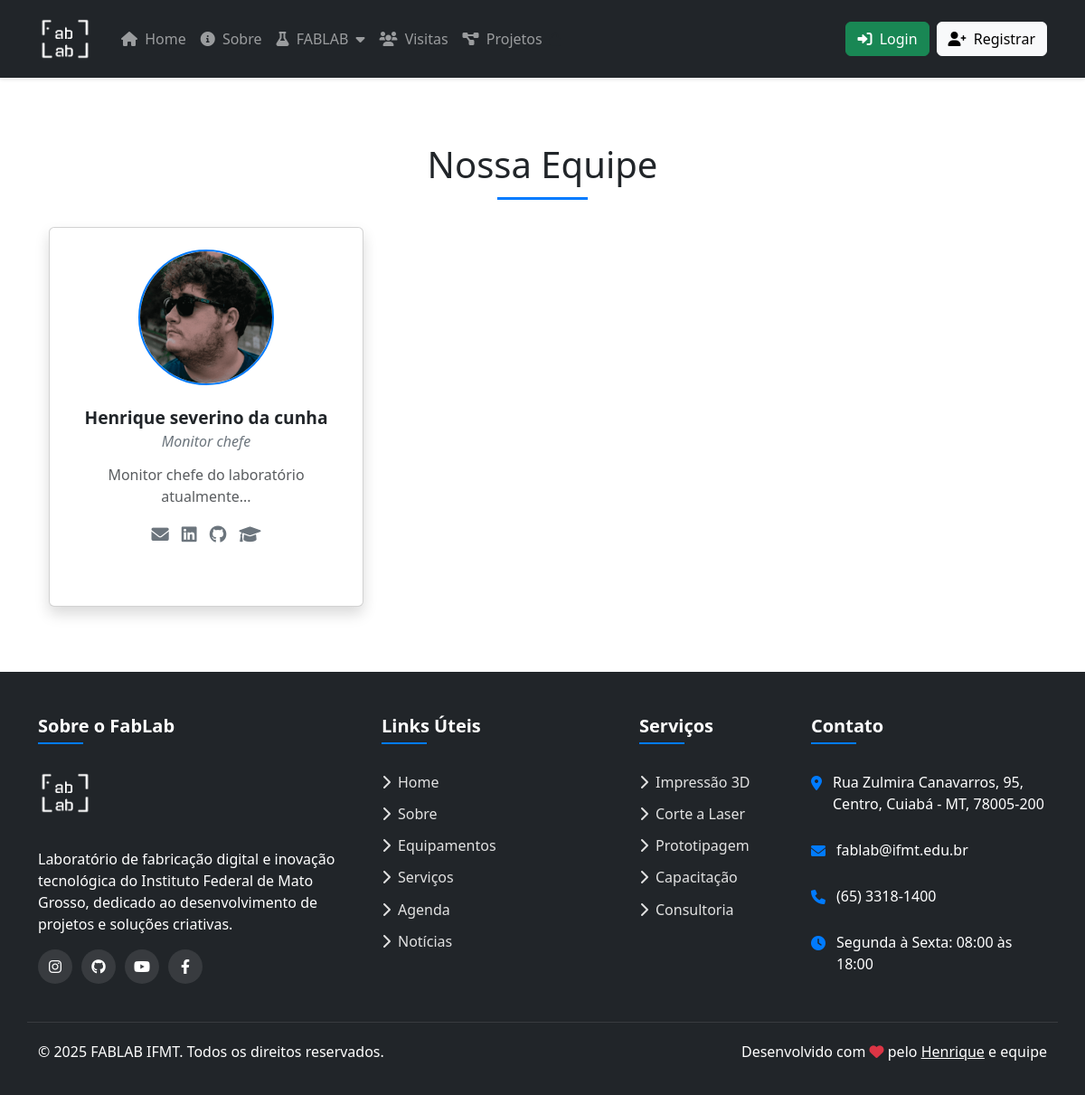
Screenshot of /options/membros/ with the database file from the repository.
### options/models.py (models this page shows, shortened)
class Membro(models.Model):
    nome = models.CharField(max_length=100)
    cargo = models.CharField(max_length=100)
    email = models.EmailField(blank=True)
    foto = models.ImageField(upload_to='membros/', blank=True)
    bio = models.TextField(blank=True)
    linkedin = models.URLField(blank=True)
    github = models.URLField(blank=True)
    lattes = models.URLField(blank=True)
    ativo = models.BooleanField(default=True)
    ordem = models.PositiveIntegerField(default=0)
    data_entrada = models.DateField(auto_now_add=True)
    class Meta:
        ordering = ['ordem', 'nome']
        verbose_name = 'Membro'
        verbose_name_plural = 'Membros'

### options/views.py (the view)
# urls.py: path('membros/', views.membros, name='membros'),
def membros(request):
    membros_ativos = Membro.objects.filter(ativo=True).order_by('ordem', 'nome')
    return render(request, 'membros.html', {'membros': membros_ativos})

### logs/context_processors.py (called while the page is built)
def pending_events_count(request):
    context = {'global_pending_count': 0}
    if request.user.is_authenticated and request.user.is_staff:
        context['global_pending_count'] = Event.objects.filter(approved=False).count()
    return context

### users/context_processors.py (called while the page is built)
def registration_requests_count(request):
    pending_count = 0
    if request.user.is_authenticated and request.user.is_superuser:
        pending_count = RegistrationRequest.objects.filter(status='pending').count()
    return {
        'registration_pending_count': pending_count
    }

### options/templates/membros.html (shortened to what this page needs)
{% extends 'layout.html' %}
{% load static %}
{% block content %}
<div class="container py-5">
  <h1 class="section-heading">Nossa Equipe</h1>
  <div class="row">
    {% if membros %}
      {% for membro in membros %}
        <div class="col-md-4">
          <div class="card team-member-card shadow">
            <div class="text-center pt-4">
              {% if membro.foto %}
                <img src="{{ membro.foto.url }}" alt="{{ membro.nome }}" class="member-img">
              {% else %}
                <img src="{% static 'images/default-user.png' %}" alt="{{ membro.nome }}" class="member-img">
              {% endif %}
            </div>
            <div class="card-body member-info text-center">
              <h5 class="member-name">{{ membro.nome }}</h5>
              <p class="member-role">{{ membro.cargo }}</p>
              {% if membro.bio %}
                <p class="card-text text-muted mb-3">{{ membro.bio|truncatewords:30 }}</p>
              {% endif %}
              <div class="member-social mb-2">
                {% if membro.email %}
                  <a href="mailto:{{ membro.email }}" title="E-mail"><i class="fas fa-envelope"></i></a>
                {% endif %}
                {% if membro.linkedin %}
                  <a href="{{ membro.linkedin }}" target="_blank" title="LinkedIn"><i class="fab fa-linkedin"></i></a>
                {% endif %}
                {% if membro.github %}
                  <a href="{{ membro.github }}" target="_blank" title="GitHub"><i class="fab fa-github"></i></a>
                {% endif %}
                {% if membro.lattes %}
                  <a href="{{ membro.lattes }}" target="_blank" title="Lattes"><i class="fas fa-graduation-cap"></i></a>
                {% endif %}
              </div>
            </div>
          </div>
        </div>
      {% endfor %}
    {% endif %}
  </div>
</div>
{% endblock %}

### static/style.css (style rules this page uses)
html, body { height: 100%; margin: 0; }
body { display: flex; flex-direction: column; }

### options/templates/membros.html (style rules this page uses)
.team-member-card { transition: transform 0.3s; margin-bottom: 2rem; height: 100%; }
.member-img { width: 150px; height: 150px; object-fit: cover; border-radius: 50%; border: 2px solid #007bff; margin: 0 auto; }
.member-social a { display: inline-block; margin: 0 5px; color: #6c757d; font-size: 1.2rem; transition: color 0.3s; }
.member-info { padding: 1.5rem; }
.member-name { font-weight: bold; font-size: 1.2rem; margin-bottom: 0.2rem; }
.member-role { color: #6c757d; font-style: italic; margin-bottom: 0.8rem; }
.section-heading { position: relative; padding-bottom: 15px; margin-bottom: 30px; text-align: center; }
.section-heading:after { content: ''; position: absolute; bottom: 0; left: 50%; transform: translateX(-50%); width: 100px; height: 3px; background-color: #007bff; }

### templates/layout.html (style rules this page uses)
:root { --primary-color: #007bff; --secondary-color: #6c757d; --accent-color: #28a745; --danger-color: #dc3545; }
body { display: flex; flex-direction: column; min-height: 100vh; }

### rows the page displays
Membro: foto (picture), nome "Henrique severino da cunha", cargo "Monitor chefe", bio "Monitor chefe do laboratório atualmente..."
